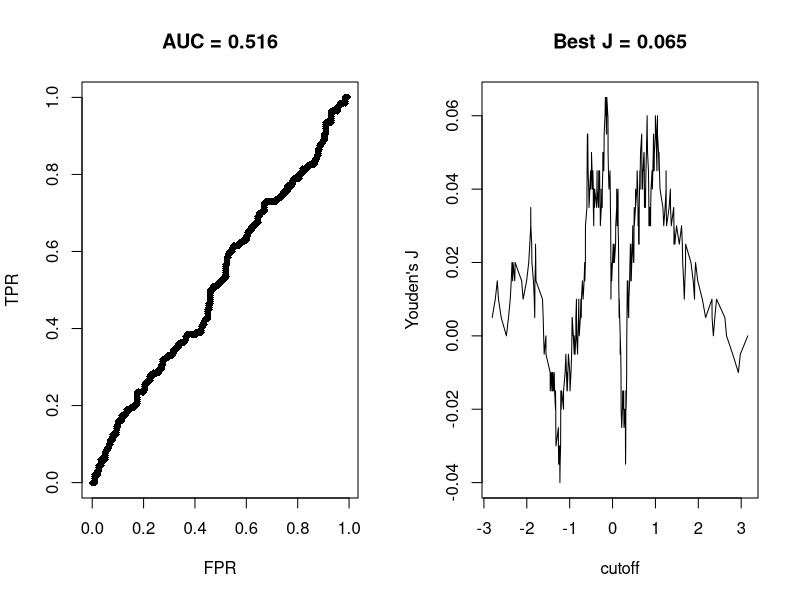
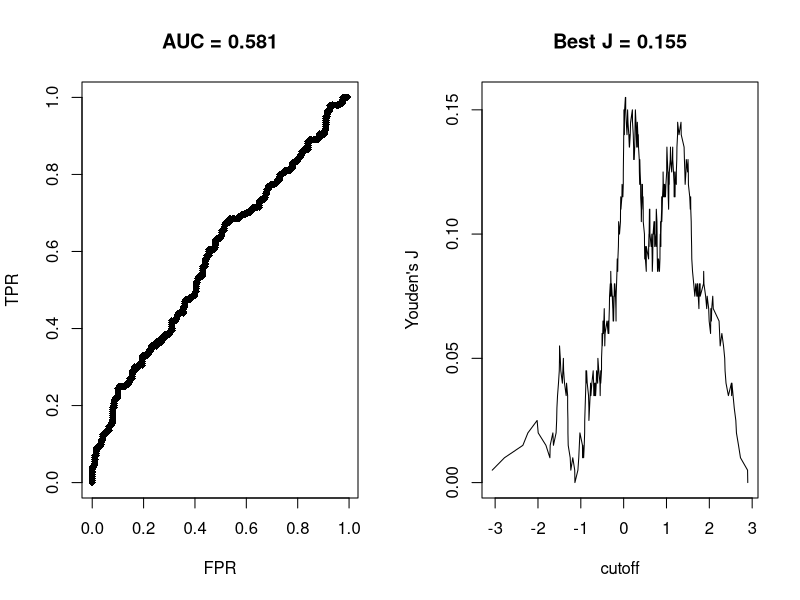
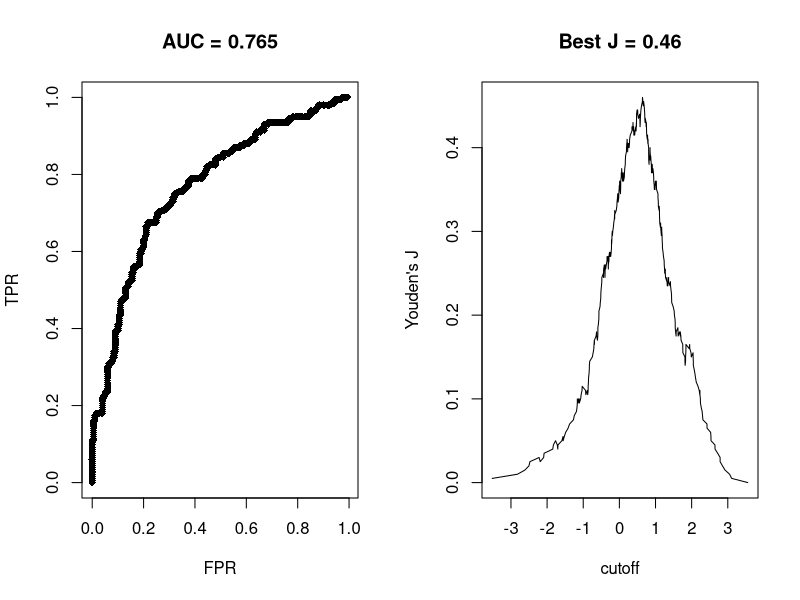
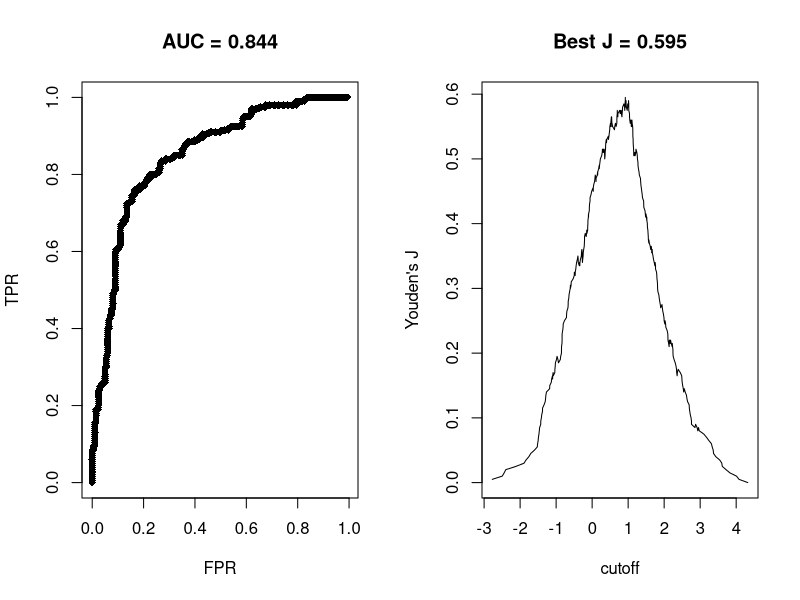
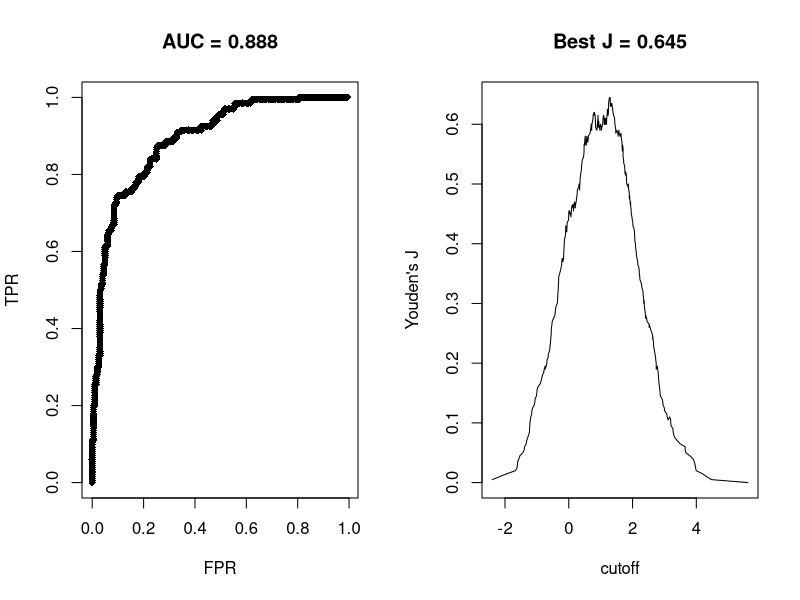

R code for these plots, in order:
## ----Setup, include=FALSE----------------------------------------------------------------------------------------

knitr::opts_chunk$set(fig.height = 4)



## ----Fucntions---------------------------------------------------------------------------------------------------
checkVecs <- function(x, y) {
  if (length(x) != length(y)) {
    stop(paste0("Input vectors are of different lengths. (", length(x), ", ",
                length(y), ")"))
  }
}

makeData <- function(delta = 1, n_p = 200, n_n = 200) {
  delta <-  delta # shift of score distribution of positive vs. negative samples
  score <-  rnorm(n_n) # random score values
  score <-  c(score, rnorm(n_p) + delta)
  class <-  c(rep(0, n_n), rep(1, n_p)) # class assignment
  
  return(list(score = score, class = class))
}

confusion <- function(score, class, x) {
  checkVecs(score, class)
  
  score_dich <- as.numeric(score > x)
  
  pos_ind <- which(score_dich == 1)
  neg_ind <- which(score_dich == 0)
  
  tp <- sum(score_dich[pos_ind] == class[pos_ind])
  tn <- sum(score_dich[neg_ind] == class[neg_ind])
  
  fp <- sum(score_dich[pos_ind] != class[pos_ind])
  fn <- sum(score_dich[neg_ind] != class[neg_ind])
  
  return(list(tp = tp, tn = tn, fp = fp, fn = fn))
}


youdensJ <- function(score = NULL, class = NULL, x = NULL,
                     conf = NULL) {
  
  if (is.null(conf)) {
    if (any(is.null(c(score, class, x)))) {
      stop("If conf is not supplied, score, class and x must be provided.")
    }
    
    conf <- confusion(score, class, x)
  }
  
  # browser()
  
  j <- (conf$tp / (conf$tp + conf$fn)) + (conf$tn / (conf$fp + conf$tn)) - 1
  
  return(j)
}


# this function is adapted from the function presented in
#   https://www.r-bloggers.com/2016/11/calculating-auc-the-area-under-a-roc-curve/
simple_auc <- function(TPR, FPR){
  # inputs already sorted, best scores first
  dFPR <- c(diff(FPR), 0)
  dTPR <- c(diff(TPR), 0)
  
  # browser()
  
  AUC <- sum(TPR * dFPR) + sum(dTPR * dFPR) / 2
  
  return(AUC)
}


ROC <- function(score, class) {
  
  checkVecs(score, class)
  
  tpr_vec <- rep(0, length(score))
  fpr_vec <- tpr_vec
  ysJ_vec <- tpr_vec
  
  for (i in 1:length(score)) {
    conf <- confusion(score, class, score[i])
    
    tpr_vec[i] <- conf$tp / (conf$tp + conf$fn)
    fpr_vec[i] <- conf$fp / (conf$tn + conf$fp)
    ysJ_vec[i] <- youdensJ(conf = conf)
    
  }
  
  AUC <- simple_auc(sort(tpr_vec), sort(fpr_vec))
  
  opar <- par(mfrow = c(1, 2))
  
  plot(pch = 18, fpr_vec[order(tpr_vec)], tpr_vec[order(tpr_vec)],
       main = paste("AUC =", round(AUC, 3)),
       xlab = "FPR", ylab = "TPR")
  
  plot(type = "l", score[order(score)], ysJ_vec[order(score)],
       main = paste("Best J =", round(max(ysJ_vec), 3)),
       xlab = "cutoff", ylab = "Youden's J")
  
  par(opar)
  
  return(AUC)
}



## ----Multiple delta----------------------------------------------------------------------------------------------

delta_vec <- seq(0, 2, 0.5)

n_rep <- 1000

res <- data.frame(delta = delta_vec, p = rep(0, length(delta_vec)),
                  AUC = rep(0, length(delta_vec)))

for (i in 1:length(delta_vec)) {
  
  delta <- delta_vec[i]
  
  data <- makeData(delta = delta)
  
  score <- data$score
  class <- data$class
  
  n_neg_greater <- 0
  
  for (j in 1:n_rep) {
    rnd_pos <- sample(score[class == 1], 1)
    rnd_neg <- sample(score[class != 1], 1)
    
    n_neg_greater <- n_neg_greater + (rnd_pos > rnd_neg)
  }
  
  
  p <- n_neg_greater / n_rep
  
  cat("Delta = ", delta)
  
  AUC <- ROC(score, class)
  
  res$p  [i] <- p
  res$AUC[i] <- AUC
  
}


